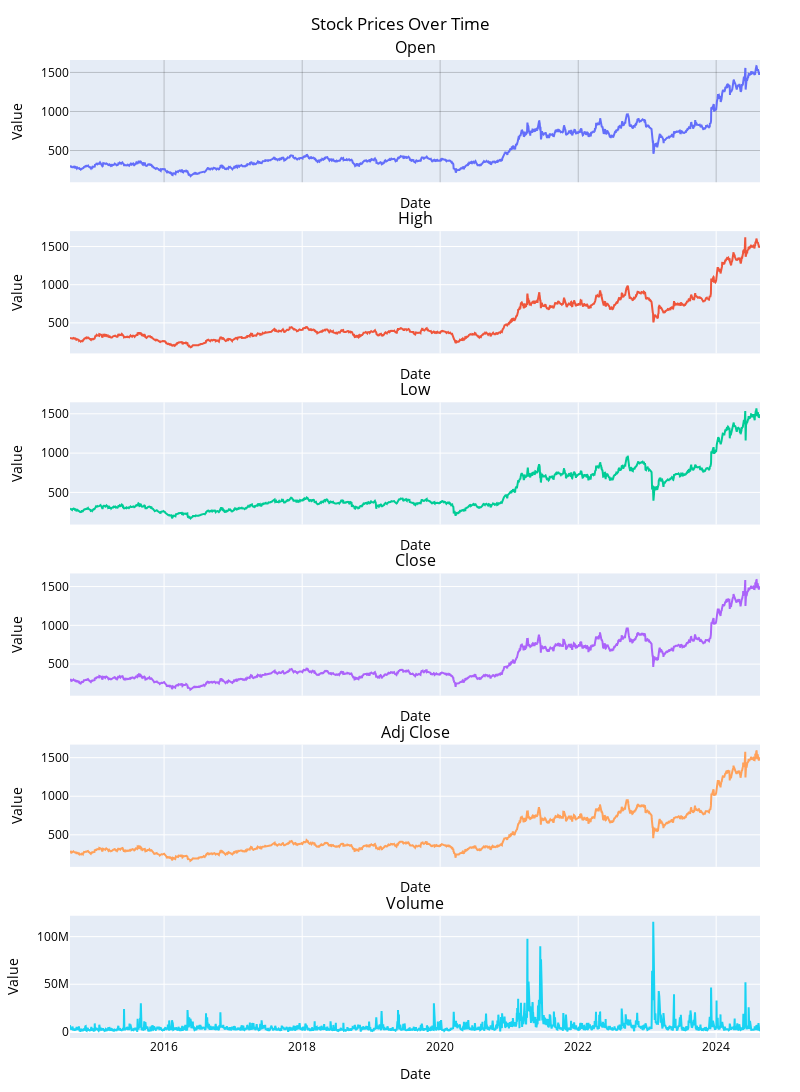

Source (notebook cell):
### Code cell
# Define the height and width for each subplot
subplot_height = 300  # Height of each subplot
subplot_width = 800   # Width of the entire figure

# Create subplots with the specified height and width
fig = make_subplots(
    rows=len(numerical_vars), 
    cols=1, 
    subplot_titles=numerical_vars, 
    shared_xaxes=True, 
    vertical_spacing=0.05
)

# Iterate over each subplot and add a line plot
for i, col in enumerate(numerical_vars):
    fig.add_trace(
        go.Scatter(
            x=df['Date'], 
            y=df[col], 
            mode='lines', 
            name=col,
            line=dict(width=2)  # Customize line width
        ), 
        row=i+1, col=1
    )

# Update layout with title and theme
fig.update_layout(
    title='Stock Prices Over Time',
    showlegend=False,
    height=subplot_height * len(numerical_vars),  # Total height of the figure
    width=subplot_width,  # Width of the figure
    template='plotly',  # Light theme
    margin=dict(l=40, r=40, t=60, b=40),  # Adjust margins
    title_x=0.5  # Center the title
)

# Update x-axis and y-axis titles for each subplot
for i in range(len(numerical_vars)):
    fig.update_xaxes(title_text='Date', row=i+1, col=1)
    fig.update_yaxes(title_text='Value', row=i+1, col=1)

# Additional customization for aesthetics
fig.update_layout(
    xaxis=dict(showgrid=True, gridwidth=1, gridcolor='rgba(0, 0, 0, 0.2)'),
    yaxis=dict(showgrid=True, gridwidth=1, gridcolor='rgba(0, 0, 0, 0.2)'),
    font=dict(size=12, color='black')  # Adjust font size and color
)

# Show the plot
fig.show()

### Figure 1 — Plotly figure (JSON) as saved in the notebook; plotly's stock layout.template omitted (floating-point values rounded to 4 significant figures; data arrays with more than 128 entries replaced by an {"elided": "..."} marker saying what was removed)
{"data": [{"line": {"width": 2}, "mode": "lines", "name": "Open", "type": "scatter", "x": {"elided": "2462 str values"}, "xaxis": "x", "y": {"elided": "2462 float values"}, "yaxis": "y"}, {"line": {"width": 2}, "mode": "lines", "name": "High", "type": "scatter", "x": {"elided": "2462 str values"}, "xaxis": "x2", "y": {"elided": "2462 float values"}, "yaxis": "y2"}, {"line": {"width": 2}, "mode": "lines", "name": "Low", "type": "scatter", "x": {"elided": "2462 str values"}, "xaxis": "x3", "y": {"elided": "2462 float values"}, "yaxis": "y3"}, {"line": {"width": 2}, "mode": "lines", "name": "Close", "type": "scatter", "x": {"elided": "2462 str values"}, "xaxis": "x4", "y": {"elided": "2462 float values"}, "yaxis": "y4"}, {"line": {"width": 2}, "mode": "lines", "name": "Adj Close", "type": "scatter", "x": {"elided": "2462 str values"}, "xaxis": "x5", "y": {"elided": "2462 float values"}, "yaxis": "y5"}, {"line": {"width": 2}, "mode": "lines", "name": "Volume", "type": "scatter", "x": {"elided": "2462 str values"}, "xaxis": "x6", "y": {"elided": "2462 int values"}, "yaxis": "y6"}], "layout": {"annotations": [{"font": {"size": 16}, "showarrow": false, "text": "Open", "x": 0.5, "xanchor": "center", "xref": "paper", "y": 1, "yanchor": "bottom", "yref": "paper"}, {"font": {"size": 16}, "showarrow": false, "text": "High", "x": 0.5, "xanchor": "center", "xref": "paper", "y": 0.825, "yanchor": "bottom", "yref": "paper"}, {"font": {"size": 16}, "showarrow": false, "text": "Low", "x": 0.5, "xanchor": "center", "xref": "paper", "y": 0.65, "yanchor": "bottom", "yref": "paper"}, {"font": {"size": 16}, "showarrow": false, "text": "Close", "x": 0.5, "xanchor": "center", "xref": "paper", "y": 0.475, "yanchor": "bottom", "yref": "paper"}, {"font": {"size": 16}, "showarrow": false, "text": "Adj Close", "x": 0.5, "xanchor": "center", "xref": "paper", "y": 0.3, "yanchor": "bottom", "yref": "paper"}, {"font": {"size": 16}, "showarrow": false, "text": "Volume", "x": 0.5, "xanchor": "center", "xref": "paper", "y": 0.125, "yanchor": "bottom", "yref": "paper"}], "font": {"color": "black", "size": 12}, "height": 1800, "margin": {"b": 40, "l": 40, "r": 40, "t": 60}, "showlegend": false, "title": {"text": "Stock Prices Over Time", "x": 0.5}, "width": 800, "xaxis": {"anchor": "y", "domain": [0, 1], "gridcolor": "rgba(0, 0, 0, 0.2)", "gridwidth": 1, "matches": "x6", "showgrid": true, "showticklabels": false, "title": {"text": "Date"}}, "xaxis2": {"anchor": "y2", "domain": [0, 1], "matches": "x6", "showticklabels": false, "title": {"text": "Date"}}, "xaxis3": {"anchor": "y3", "domain": [0, 1], "matches": "x6", "showticklabels": false, "title": {"text": "Date"}}, "xaxis4": {"anchor": "y4", "domain": [0, 1], "matches": "x6", "showticklabels": false, "title": {"text": "Date"}}, "xaxis5": {"anchor": "y5", "domain": [0, 1], "matches": "x6", "showticklabels": false, "title": {"text": "Date"}}, "xaxis6": {"anchor": "y6", "domain": [0, 1], "title": {"text": "Date"}}, "yaxis": {"anchor": "x", "domain": [0.875, 1], "gridcolor": "rgba(0, 0, 0, 0.2)", "gridwidth": 1, "showgrid": true, "title": {"text": "Value"}}, "yaxis2": {"anchor": "x2", "domain": [0.7, 0.825], "title": {"text": "Value"}}, "yaxis3": {"anchor": "x3", "domain": [0.525, 0.65], "title": {"text": "Value"}}, "yaxis4": {"anchor": "x4", "domain": [0.35, 0.475], "title": {"text": "Value"}}, "yaxis5": {"anchor": "x5", "domain": [0.175, 0.3], "title": {"text": "Value"}}, "yaxis6": {"anchor": "x6", "domain": [0, 0.125], "title": {"text": "Value"}}}}
